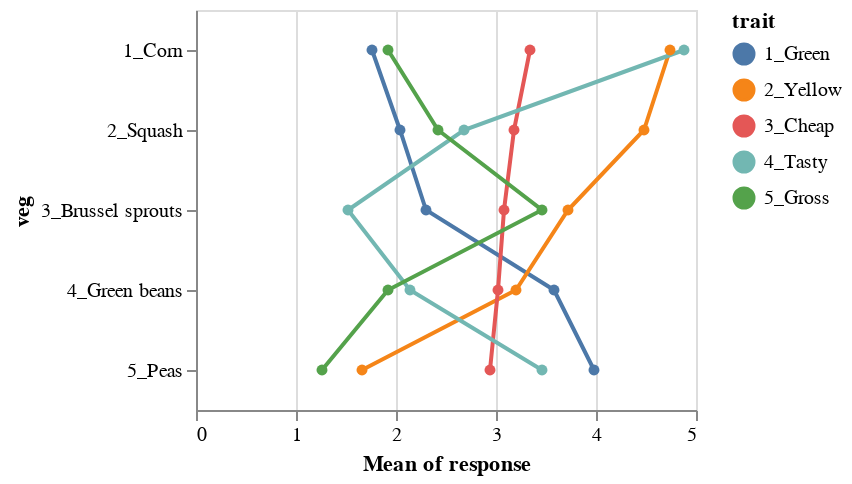

The notebook cell saved with this chart:
### Markdown cell above
## Changing the size of the layered plot

- The aspect ratio of this plot makes it hard to follow some of the steep lines, so let's change the size
- *We can configure the layered plot by putting them in parentheses and chaining on the properties*

### Code cell
dots = alt.Chart(df).mark_circle().encode(
    x = 'mean(response):Q',
    y = 'veg:N',
    color = 'trait:N'
)

lines = alt.Chart(df).mark_line().encode(
    x = 'mean(response):Q',
    y = 'veg:N',
    color = 'trait:N'
)

(lines + dots).properties(
    width = 250,
    height = 200
)

### Figure 1 — Vega-Lite specification as saved in the notebook (floating-point values rounded to 4 significant figures; data arrays with more than 128 entries replaced by an {"elided": "..."} marker saying what was removed)
{"config": {"view": {"continuousWidth": 300, "continuousHeight": 300}}, "layer": [{"mark": {"type": "line"}, "encoding": {"color": {"field": "trait", "type": "nominal"}, "x": {"aggregate": "mean", "field": "response", "type": "quantitative"}, "y": {"field": "veg", "type": "nominal"}}}, {"mark": {"type": "circle"}, "encoding": {"color": {"field": "trait", "type": "nominal"}, "x": {"aggregate": "mean", "field": "response", "type": "quantitative"}, "y": {"field": "veg", "type": "nominal"}}}], "data": {"name": "data-07f93f6fab5f4d4715a804d075ffd351"}, "height": 200, "width": 250, "$schema": "https://vega.github.io/schema/vega-lite/v5.8.0.json", "datasets": {"data-07f93f6fab5f4d4715a804d075ffd351": {"elided": "1250 records"}}}
